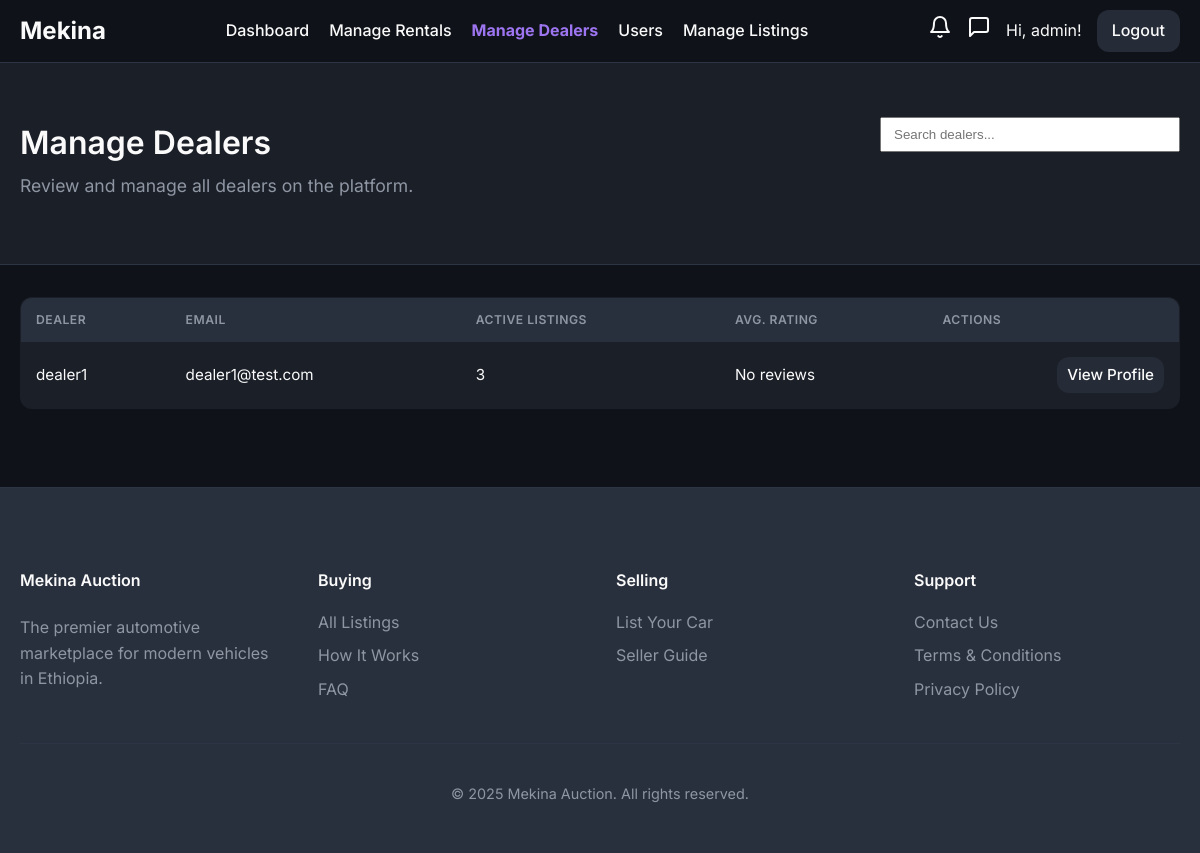
The page /admin/dealers (signed in) on the database its author committed.
### models/user.py (models this page shows, shortened)
class User(UserMixin, db.Model):
    id = db.Column(db.Integer, primary_key=True)
    username = db.Column(db.String(64), index=True, unique=True, nullable=False)
    email = db.Column(db.String(120), index=True, unique=True, nullable=False)
    phone_number = db.Column(db.String(20), nullable=True)
    password_hash = db.Column(db.String(128))
    is_admin = db.Column(db.Boolean, default=False)
    is_dealer = db.Column(db.Boolean, default=False)
    is_rental_company = db.Column(db.Boolean, default=False)
    is_verified = db.Column(db.Boolean, default=False) # For verified dealers
    points = db.Column(db.Integer, nullable=False, default=5) # Points for dealers to bid
    cars = db.relationship('Car', backref='owner', lazy='dynamic')
    bids = db.relationship('Bid', backref='bidder', lazy='dynamic')
    dealer_bids = db.relationship('DealerBid', backref='dealer', lazy='dynamic')
    car_requests = db.relationship('CarRequest', backref='customer', lazy='dynamic')
    ratings_given = db.relationship('DealerRating', foreign_keys='DealerRating.buyer_id', back_populates='buyer', lazy='dynamic')
    ratings_received = db.relationship('DealerRating', foreign_keys='DealerRating.dealer_id', back_populates='dealer', lazy='dynamic')

### routes/admin.py (the view)
@admin_bp.route('/dealers')
@login_required
@admin_required
def dealer_management():
    active_listings_sub = db.session.query(
        Car.owner_id, func.count(Car.id).label('active_listings')
    ).filter(Car.is_active == True, Car.is_approved == True).group_by(Car.owner_id).subquery()
    review_stats_sub = db.session.query(
        DealerReview.dealer_id,
        func.avg(DealerReview.rating).label('avg_rating'),
        func.count(DealerReview.id).label('review_count')
    ).group_by(DealerReview.dealer_id).subquery()
    dealers_with_stats = db.session.query(
        User,
        func.coalesce(active_listings_sub.c.active_listings, 0).label('active_listings'),
        func.coalesce(review_stats_sub.c.avg_rating, 0).label('avg_rating'),
        func.coalesce(review_stats_sub.c.review_count, 0).label('review_count')
    ).outerjoin(active_listings_sub, User.id == active_listings_sub.c.owner_id)\
     .outerjoin(review_stats_sub, User.id == review_stats_sub.c.dealer_id)\
     .filter(User.is_dealer == True).order_by(User.username).all()
    return render_template('dealer_management.html', dealers_with_stats=dealers_with_stats)

### routes/admin.py (called while the page is built)
def admin_required(f):
    @wraps(f)
    def decorated_function(*args, **kwargs):
        if not current_user.is_authenticated or not current_user.is_admin:
            abort(403) # Forbidden
        return f(*args, **kwargs)
    return decorated_function

### templates/dealer_management.html (shortened to what this page needs)
{% extends "base.html" %}
{% block body_class %}dealer-management-page{% endblock %}
{% block main_content %}
<div class="dashboard-full-width-container">
    <div class="dashboard-header-wrapper">
        <div class="container">
            <div class="dashboard-header">
                <div class="header-main">
                    <h1>Manage Dealers</h1>
                    <p>Review and manage all dealers on the platform.</p>
                </div>
                <div class="header-actions">
                    <form method="GET" action="{{ url_for('admin.dealer_management') }}" class="dashboard-search-form" onsubmit="return false;">
                        <input type="search" id="search-input" name="q" placeholder="Search dealers..." value="{{ request.args.get('q', '') }}">
                    </form>
                </div>
            </div>
        </div>
    </div>
    <div class="container">
        <div class="dashboard-section" id="dealers-container">
            {% if dealers_with_stats %}
                <div class="table-responsive-wrapper">
                    <table class="dashboard-table" id="dealers-table">
                        <thead>
                            <tr>
                                <th>Dealer</th>
                                <th>Email</th>
                                <th>Active Listings</th>
                                <th>Avg. Rating</th>
                                <th>Actions</th>
                            </tr>
                        </thead>
                        <tbody id="dealers-tbody">
                            {% for dealer, active_listings, avg_rating, review_count in dealers_with_stats %}
                            <tr>
                                <td data-label="Dealer">{{ dealer.username }}</td>
                                <td data-label="Email">{{ dealer.email }}</td>
                                <td data-label="Active Listings">{{ active_listings }}</td>
                                <td data-label="Avg. Rating">
                                    {% if review_count > 0 %}
                                        <span class="dealer-rating-card">★ {{ '%.1f'|format(avg_rating) }}</span>
                                        <span class="text-muted">({{ review_count }} reviews)</span>
                                    {% else %}
                                        <span class="text-muted">No reviews</span>
                                    {% endif %}
                                </td>
                                <td data-label="Actions">
                                    <div class="button-group">
                                        <a href="{{ url_for('dealer.profile', dealer_id=dealer.id) }}" class="btn edit small">View Profile</a>
                                    </div>
                                </td>
                            </tr>
                            {% endfor %}
                        </tbody>
                    </table>
                </div>
            {% else %}
                <p id="no-results-message">There are no dealers on the platform yet.</p>
            {% endif %}
        </div>
    </div>
</div>
{% endblock %}

### templates/base.html (shortened to what this page needs)
<!DOCTYPE html>
<html lang="en">
<head>
    <link rel="stylesheet" href="{{ url_for('static', filename='css/style.css', v=now.timestamp()) }}">
</head>
<body class="{% block body_class %}{% endblock %}">
    <nav>
        <a href="{{ url_for('main.home') }}" class="nav-brand">Mekina</a>
        <div class="nav-menu" id="nav-menu">
            <ul>
                {% if current_user.is_authenticated and current_user.is_admin %}
                    <li><a href="{{ url_for('admin.dashboard') }}" class="{{ 'active' if request.endpoint == 'admin.dashboard' }}">Dashboard</a></li>
                    <li><a href="{{ url_for('admin.rental_management') }}" class="{{ 'active' if request.endpoint == 'admin.rental_management' }}">Manage Rentals</a></li>
                    <li><a href="{{ url_for('admin.dealer_management') }}" class="{{ 'active' if request.endpoint == 'admin.dealer_management' }}">Manage Dealers</a></li>
                    <li><a href="{{ url_for('admin.user_management') }}" class="{{ 'active' if request.endpoint == 'admin.user_management' }}">Users</a></li>
                    <li><a href="{{ url_for('auctions.list_auctions') }}" class="{{ 'active' if request.endpoint == 'auctions.list_auctions' }}">Manage Listings</a></li>
                {% elif current_user.is_authenticated and current_user.is_rental_company %}
                    <li><a href="{{ url_for('rentals.dashboard') }}" class="{{ 'active' if request.endpoint == 'rentals.dashboard' }}">Rental Dashboard</a></li>
                {% elif current_user.is_authenticated and current_user.is_dealer %}
                    <li><a href="{{ url_for('main.all_listings') }}" class="{{ 'active' if request.endpoint == 'main.all_listings' }}">All Listings</a></li>
                    <li><a href="{{ url_for('dealer.dashboard') }}" class="{{ 'active' if request.endpoint == 'dealer.dashboard' }}">Dealer Dashboard</a></li>
                {% endif %}
            </ul>
            <div class="nav-right">
                {% if current_user.is_authenticated %}
                    <a href="{{ url_for('main.notifications') }}" class="desktop-icon-link notification-bell-link {% if request.endpoint == 'main.notifications' %}active{% endif %}">
                    </a>
                    {% if current_user.is_dealer %}
                        <a href="{{ url_for('dealer.list_messages') }}" class="desktop-icon-link {% if 'dealer.list_messages' in request.endpoint or 'dealer.view_conversation' in request.endpoint %}active{% endif %}">
                            <svg xmlns="http://www.w3.org/2000/svg" width="24" height="24" viewBox="0 0 24 24" fill="none" stroke="currentColor" stroke-width="2" stroke-linecap="round" stroke-linejoin="round" class="feather feather-message-square"><path d="M21 15a2 2 0 0 1-2 2H7l-4 4V5a2 2 0 0 1 2-2h14a2 2 0 0 1 2 2z"></path></svg>
                            <span class="notification-badge message-badge" style="display: {% if unread_messages_count > 0 %}inline-block{% else %}none{% endif %};">{{ unread_messages_count }}</span>
                        </a>
                    {% else %}
                        <a href="{{ url_for('main.my_messages') }}" class="desktop-icon-link {% if 'main.my_messages' in request.endpoint or 'main.view_buyer_conversation' in request.endpoint %}active{% endif %}">
                            <svg xmlns="http://www.w3.org/2000/svg" width="24" height="24" viewBox="0 0 24 24" fill="none" stroke="currentColor" stroke-width="2" stroke-linecap="round" stroke-linejoin="round" class="feather feather-message-square"><path d="M21 15a2 2 0 0 1-2 2H7l-4 4V5a2 2 0 0 1 2-2h14a2 2 0 0 1 2 2z"></path></svg>
                        </a>
                    {% endif %}
                    <span class="desktop-username">Hi, {{ current_user.username }}!</span>
                    <a href="{{ url_for('auth.logout') }}" class="nav-button">Logout</a>
                {% else %}
                    <a href="{{ url_for('auth.login') }}" class="nav-button">Login</a>
                    <a href="{{ url_for('auth.register') }}" class="nav-button">Register</a>
                {% endif %}
            </div>
        </div>
    </nav>
    {% block main_content %}{% endblock %}
    <footer class="site-footer">
        <div class="container">
            <div class="footer-content-grid">
                <div class="footer-brand">
                    <h4>Mekina Auction</h4>
                    <p>
                        The premier automotive marketplace for modern vehicles in Ethiopia.
                    </p>
                </div>
                <div class="footer-links">
                    <h4>Buying</h4>
                    <ul>
                        <li><a href="{{ url_for('main.all_listings') }}">All Listings</a></li>
                        <li><a href="{{ url_for('main.how_it_works') }}">How It Works</a></li>
                        <li><a href="#">FAQ</a></li>
                    </ul>
                </div>
                <div class="footer-links">
                    <h4>Selling</h4>
                    <ul>
                        <li><a href="{{ url_for('seller.submit_car') }}">List Your Car</a></li>
                        <li><a href="#">Seller Guide</a></li>
                    </ul>
                </div>
                <div class="footer-links">
                    <h4>Support</h4>
                    <ul>
                        <li><a href="#">Contact Us</a></li>
                        <li><a href="#">Terms & Conditions</a></li>
                        <li><a href="#">Privacy Policy</a></li>
                    </ul>
                </div>
            </div>
            <div class="footer-bottom">
                <p>&copy; {{ now.year }} Mekina Auction. All rights reserved.</p>
            </div>
        </div>
    </footer>
</body>
</html>

### rows shown on the page
User: username "admin"
User: username "dealer1", email "dealer1@test.com", id "3"
